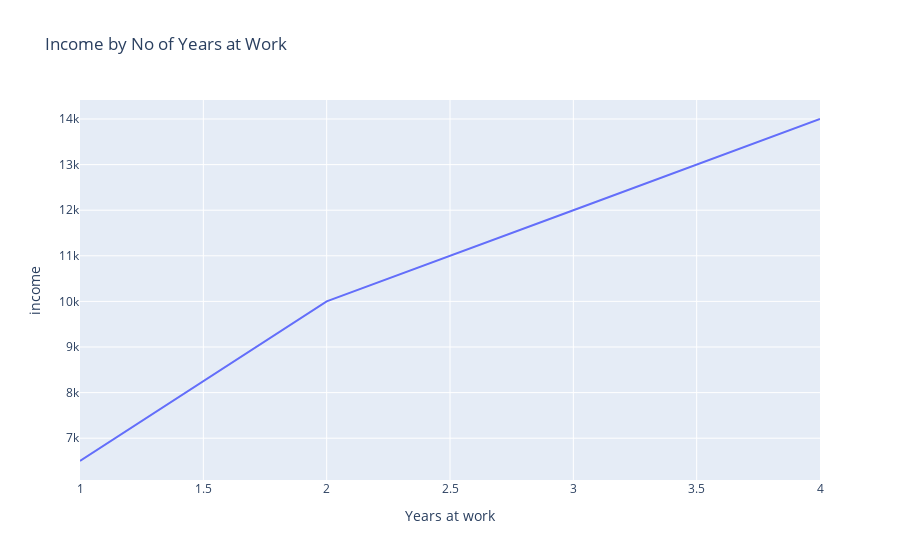

The cell this chart's notebook holds for it:
### Code cell
#simple line using plotly
fig=px.line(df,x='Years at work',y='income',title='Income by No of Years at Work')
fig.show()

### Figure 1 — Plotly figure (JSON) as saved in the notebook; plotly's stock layout.template omitted (floating-point values rounded to 4 significant figures)
{"data": [{"hovertemplate": "Years at work=%{x}<br>income=%{y}<extra></extra>", "legendgroup": "", "line": {"color": "#636efa", "dash": "solid"}, "marker": {"symbol": "circle"}, "mode": "lines", "name": "", "orientation": "v", "showlegend": false, "type": "scatter", "x": [1, 2, 3, 4], "xaxis": "x", "y": [6500, 10000, 12000, 14000], "yaxis": "y"}], "layout": {"legend": {"tracegroupgap": 0}, "title": {"text": "Income by No of Years at Work"}, "xaxis": {"anchor": "y", "domain": [0, 1], "title": {"text": "Years at work"}}, "yaxis": {"anchor": "x", "domain": [0, 1], "title": {"text": "income"}}}}
